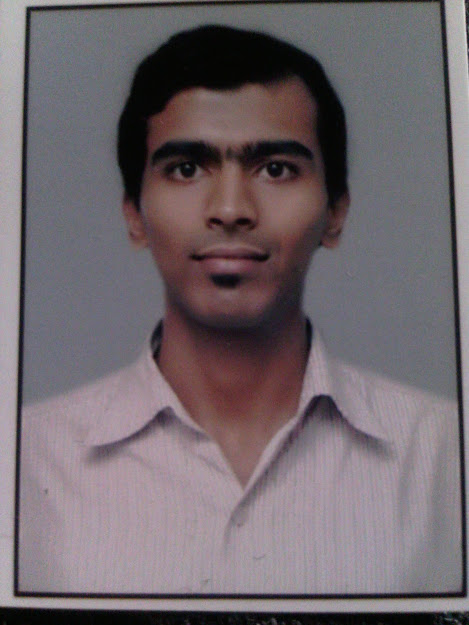
#> input picture Project-04 Face Eye Detector/test_images/vijay_face_image.jpg, 469 x 625 px, found by its file name
$ python Face_Eyes_Detection.py
#> lines starting #> are read from the running program, lines starting #| are printed output that depends on the picture; after the words box and inside, x2 and y2 are one past the last pixel; in counts of white or black regions, pixels touching at a corner belong together
# -*- coding: utf-8 -*-
"""
Created on Wed May  6 02:26:39 2020

@author: Vijay Narsing Chakole

Topic : Face Eyes Detection

"""
import os
import cv2
import numpy as np
import matplotlib.pyplot as plt

os.chdir("C:\\Users\\hp\\Desktop\\practicals_ml\\OpenCV\\Project-04 Face Eye Detector\\")

# haarcascade_eye.xml

face_cascade = cv2.CascadeClassifier("haarcascade_frontalface_default.xml")

eye_cascade = cv2.CascadeClassifier("haarcascade_eye.xml")


#image = cv2.imread("vijay_image.png", cv2.IMREAD_COLOR)
image = cv2.imread("vijay_face_image.jpg", cv2.IMREAD_COLOR)
#> image is the input picture: shape (625, 469, 3); mean B, G, R 108.8, 103.5, 113.2
image = cv2.imread("childhood.jpg", cv2.IMREAD_COLOR)
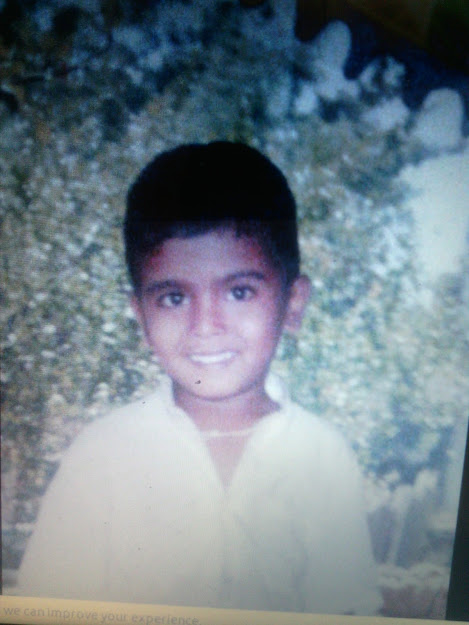
#> input picture Project-04 Face Eye Detector/test_images/childhood.jpg, 469 x 625 px, found by its file name
#> image is the input picture: shape (625, 469, 3); mean B, G, R 137.5, 127.8, 114.2


def show_with_matplotlib(img, title):
    """Shows an image using matplotlib capabilities"""
#> called with title = 'Vijay'

    # Convert BGR image to RGB:
    img_RGB = img[:, :, ::-1]

    # Show the image using matplotlib:
    #img = cv2.cvtColor(img, cv2.COLOR_BGR2RGB)
    plt.imshow(img_RGB)
    plt.title(title)
    plt.show()


show_with_matplotlib(image, "Vijay")

while True :
    gray_image = cv2.cvtColor(image, cv2.COLOR_BGR2GRAY)
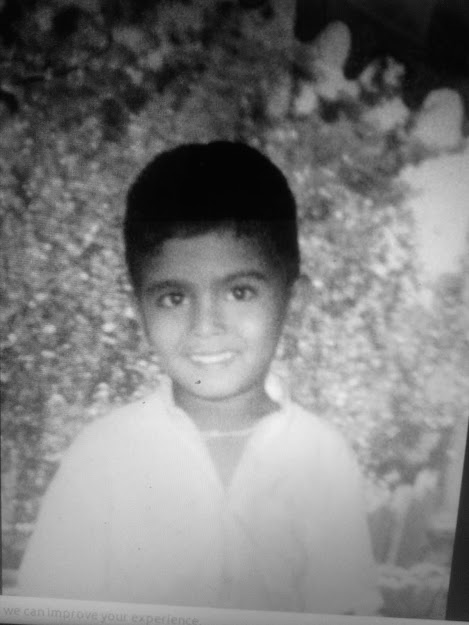
#> gray_image: shape (625, 469); min 0, max 243, mean 124.8
    faces = face_cascade.detectMultiScale(gray_image)
#> faces = [[77, 28, 73, 73], [128, 233, 160, 160]]

    for (fx, fy, fw, fh) in faces :
        cv2.putText(image, 'face', (fx, fy), cv2.FONT_HERSHEY_SIMPLEX, 1, (200, 255, 255), 2, cv2.LINE_AA )
        cv2.rectangle(image, (fx, fy), (fx+fw,fy+fh), (255,0,0), 2)

        roi_gray = gray_image[fy : fy+fh, fx:fx+fw]
        roi_color = image[fy:fy+fh, fx:fx+fw]

        eyes = eye_cascade.detectMultiScale(roi_gray)

        for (ex,ey,ew,eh) in eyes :
            cv2.putText(roi_color, 'eye', (ex,ey), cv2.FONT_HERSHEY_SIMPLEX, 0.5, (200, 255, 255), 2, cv2.LINE_AA)
            cv2.rectangle(roi_color, (ex,ey), (ex+ew, ey+eh), (0,0,255), 2)
#> this loop made 2 passes
#> (fx, fy, fw, fh, eyes) on pass 2: (128, 233, 160, 160, [[89, 38, 44, 44], [79, 85, 23, 23], [20, 39, 50, 50]])
#> pass 1, `roi_gray = gray_image[fy : fy+fh, fx:fx+fw]`:
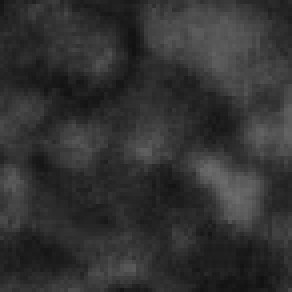
#> roi_gray: shape (73, 73) (shown 4 times larger); min 17, max 109, mean 50.1
#> pass 1, `roi_color = image[fy:fy+fh, fx:fx+fw]`:
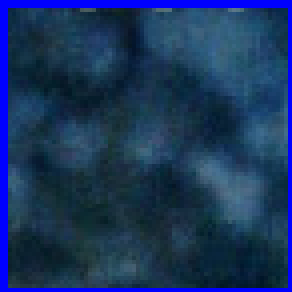
#> roi_color: shape (73, 73, 3) (shown 4 times larger); mean B, G, R 93, 52.3, 24.7
#> pass 2, `roi_gray = gray_image[fy : fy+fh, fx:fx+fw]`:
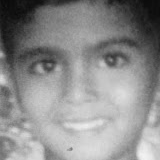
#> roi_gray: shape (160, 160); min 9, max 243, mean 140.1
#> after the loop:
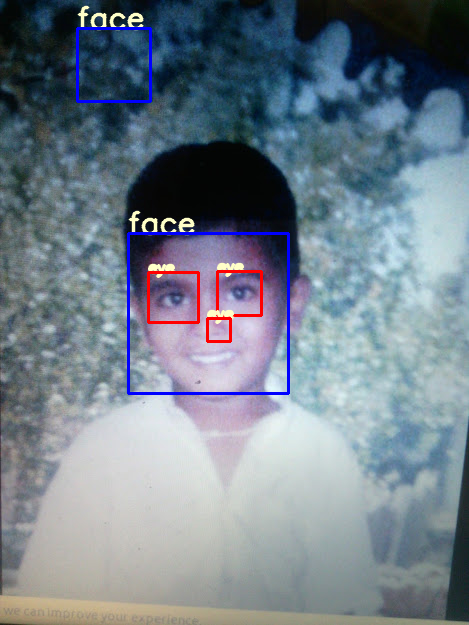
#> image: shape (625, 469, 3); 2.11% of pixels changed, all inside (x1, y1, x2, y2) = (76, 5, 290, 395)
#> after the loop:
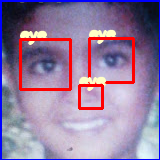
#> roi_color: shape (160, 160, 3); mean B, G, R 159.7, 125.3, 147.9


    cv2.imshow('Face and eyes Detection', image)

    if cv2.waitKey(1) & 0xFF == ord('q') :
#> (key q is pressed here)
        break

cv2.destroyAllWindows()
